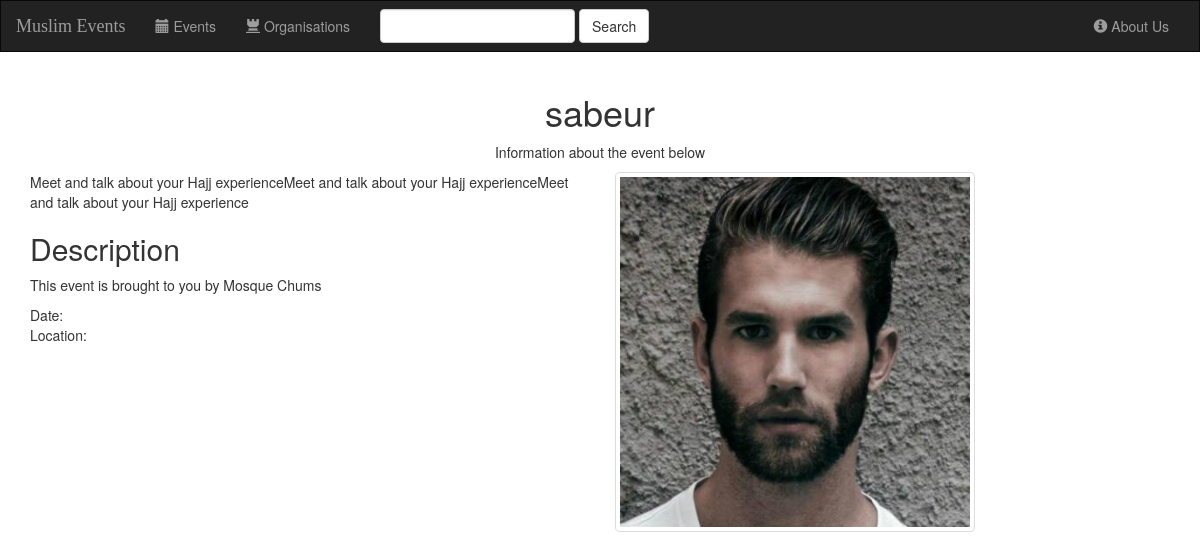
Screenshot of /3/ with the database file from the repository.
### home/models.py (models this page shows, shortened)
class Event(models.Model):
    organisation = models.ForeignKey(Organisation, on_delete=models.CASCADE)
    name = models.CharField(max_length=100)
    description = models.CharField(max_length=5000)
    image = models.FileField()
    start = models.DateTimeField(default=timezone.now)
    end = models.DateTimeField(default=timezone.now)

class Organisation(models.Model):
    name = models.CharField(max_length=100)
    description = models.CharField(max_length=1000)

### home/views.py (the view)
# urls.py: url(r'^(?P<event_id>[0-9]+)/$', views.detail, name='detail'),
def detail(request, event_id):
    event = Event.objects.get(id__exact=event_id)
    context = {
        'event': event,
    }
    return render(request, 'home/detail.html', context)

### home/templates/home/detail.html
{% extends 'home/base.html' %}
{% block body %}
    <div class="container text-center">
          <h1>{{ event.name }}</h1>
        <p>Information about the event below</p>
          <div class="row">
              <div class="col-sm-6 text-left">
                  {{ event.description }}<br>
                  <h2>Description</h2>
                  <p>This event is brought to you by {{ event.organisation.name }}</p>
                  Date:<br>
                  Location:
              </div>
              <div class="col-sm-4">
                  <img src={{ event.image.url }} class="img-thumbnail" alt="{{ event.name }}">
              </div>
          </div>
    </div>
{% endblock %}

### rows the page displays
Event: name "sabeur", description "Meet and talk about your Hajj experienceMeet and talk about your Hajj experienceMeet and talk about your Hajj experience", organisation.name "Mosque Chums", image (picture)
